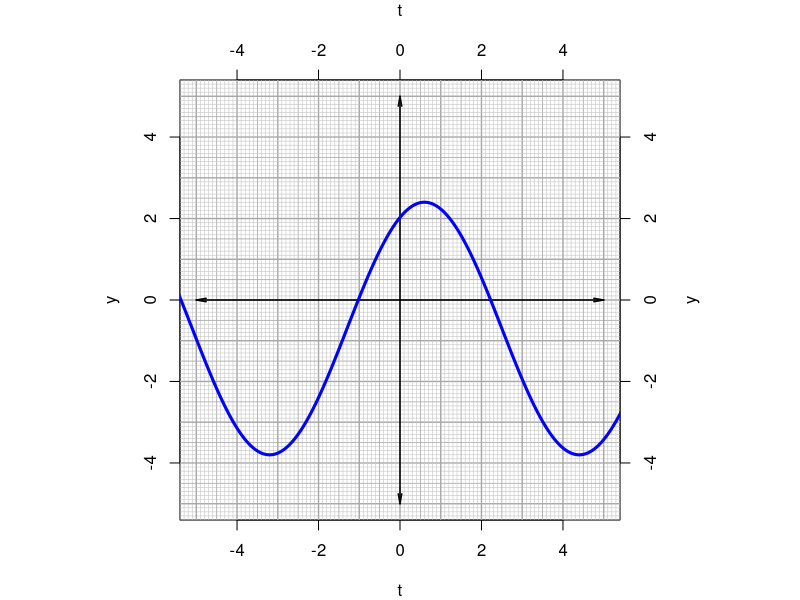
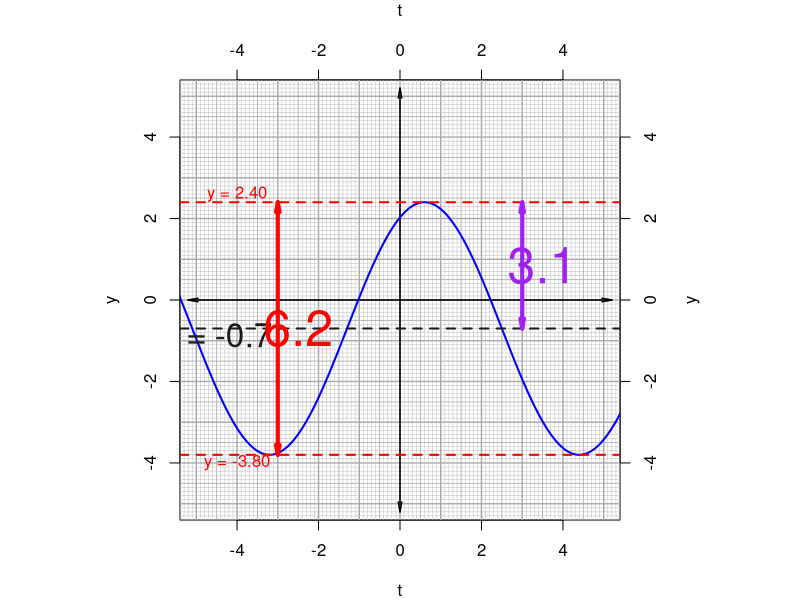

The R source for these figures, in order:
## ---- chunk 1
A = round(runif(1,0.7,4),1)
P = round(runif(1,2,8)/4,1)*4
B = 2*pi/P
D = round(runif(1,0.1,4.9-A),1)*sample(c(-1,1),1)
h = round(runif(1,0,P),1)
C = h*B
## ---- chunk 2
par(mar=c(4,4,4,4),pty="s")
plot(0,0,type="n",xlim=c(-5,5),ylim=c(-5,5),xlab="t",ylab="y")
axis(3)
axis(4)
mtext("t",3,3)
mtext("y",4,3)
for(i in seq(-6,6,0.1)){
  if(i%%1==0){
    abline(h=i,col="darkgrey",lwd=1.4)
    abline(v=i,col="darkgrey",lwd=1.4)
  } else if(abs(i%%1)==0.5) {
    abline(h=i,col="darkgrey",lwd=0.8)
    abline(v=i,col="darkgrey",lwd=0.8)
  } else {
    abline(h=i,col="grey",lwd=0.5)
    abline(v=i,col="grey",lwd=0.5)
  }
}

arrows(0,-5,0,5,length=0.1,angle=10,code=3,lwd=1.5)
arrows(-5,0,5,0,length=0.1,angle=10,code=3,lwd=1.5)

t = seq(-6,6,0.01)
lines(t,A*sin(B*t+C)+D,lwd=3,col="blue")
## ---- chunk 3
par(mar=c(4,4,4,4),pty="s")
plot(0,0,type="n",xlim=c(-5,5),ylim=c(-5,5),xlab="t",ylab="y")
axis(3)
axis(4)
mtext("t",3,3)
mtext("y",4,3)
for(i in seq(-6,6,0.1)){
  if(i%%1==0){
    abline(h=i,col="darkgrey",lwd=1.4)
    abline(v=i,col="darkgrey",lwd=1.4)
  } else if(abs(i%%1)==0.5) {
    abline(h=i,col="darkgrey",lwd=0.8)
    abline(v=i,col="darkgrey",lwd=0.8)
  } else {
    abline(h=i,col="grey",lwd=0.5)
    abline(v=i,col="grey",lwd=0.5)
  }
}

arrows(0,-5.2,0,5.2,length=0.1,angle=10,code=3,lwd=1.5)
arrows(-5.2,0,5.2,0,length=0.1,angle=10,code=3,lwd=1.5)

t = seq(-6,6,0.01)
lines(t,A*sin(B*t+C)+D,lwd=2,col="blue")

abline(h=A+D,col="red",lwd=2,lty=2)
text(-4,A+D+0.2,paste0("y = ",sprintf("%.2f",A+D)),col="red")
abline(h=-A+D,col="red",lwd=2,lty=2)
text(-4,-A+D-0.2,paste0("y = ",sprintf("%.2f",-A+D)),col="red")

abline(h=D,col=rgb(0.1,0.1,0.1),lwd=2,lty=2)
text(-4.5,D+0.25*sign(D),paste0("y = ",D),col=rgb(0.1,0.1,0.1),cex=2)
arrows(-3,-A+D,-3,A+D,0.1,10,3,col="red",lwd=4)
text(-2.5,D,2*A,col="red",cex=3)

arrows(3,D,3,A+D,0.1,10,3,col="purple",lwd=4)
text(3.5,D+A/2,A,col="purple",cex=3)
